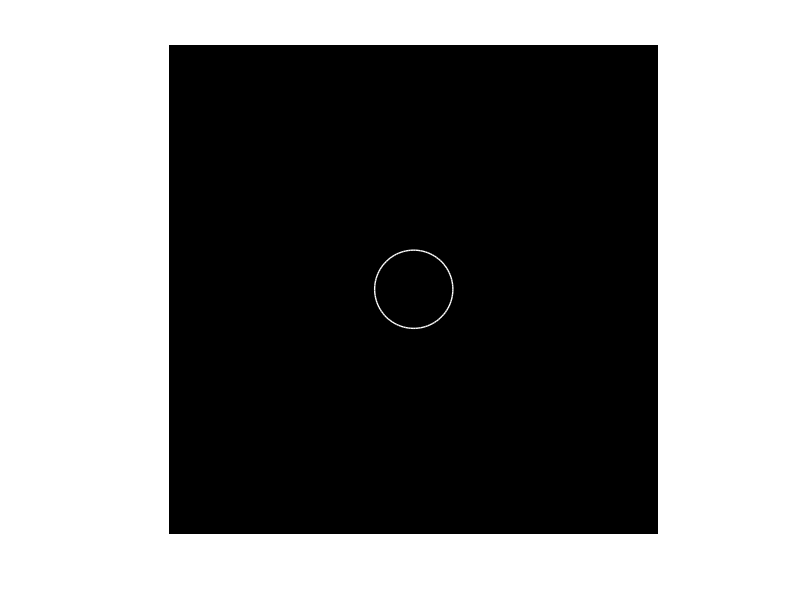

This chart was generated by the following MATLAB code:
clc;
close all;
clear all;

circle = zeros(1000,1000);
% r = input(' Please Enter radius: ');
% X = input('Please Enter x : ');
% Y = input('Please Enter y : ');
X=500; 
Y=500;
r=80;
imshow(circle)
hold on
theta = linspace(0,2*pi);
X = r*cos(theta)+X;  
Y = r*sin(theta)+Y;
plot(X,Y,'w','LineWidth',1)
axis equal;
%  grid on;
